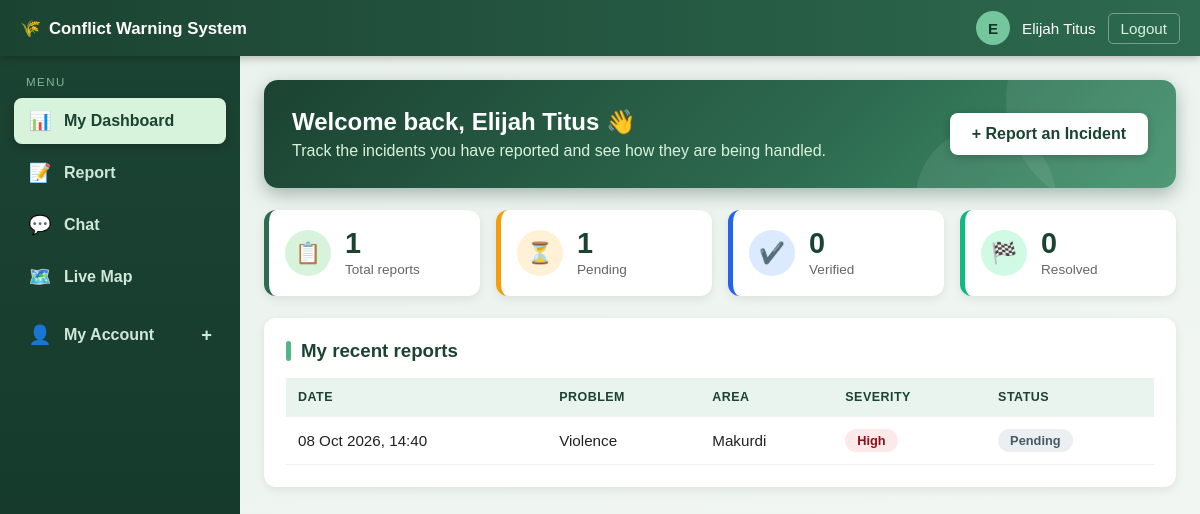
The app's page /user/dashboard.php (signed in), older data.
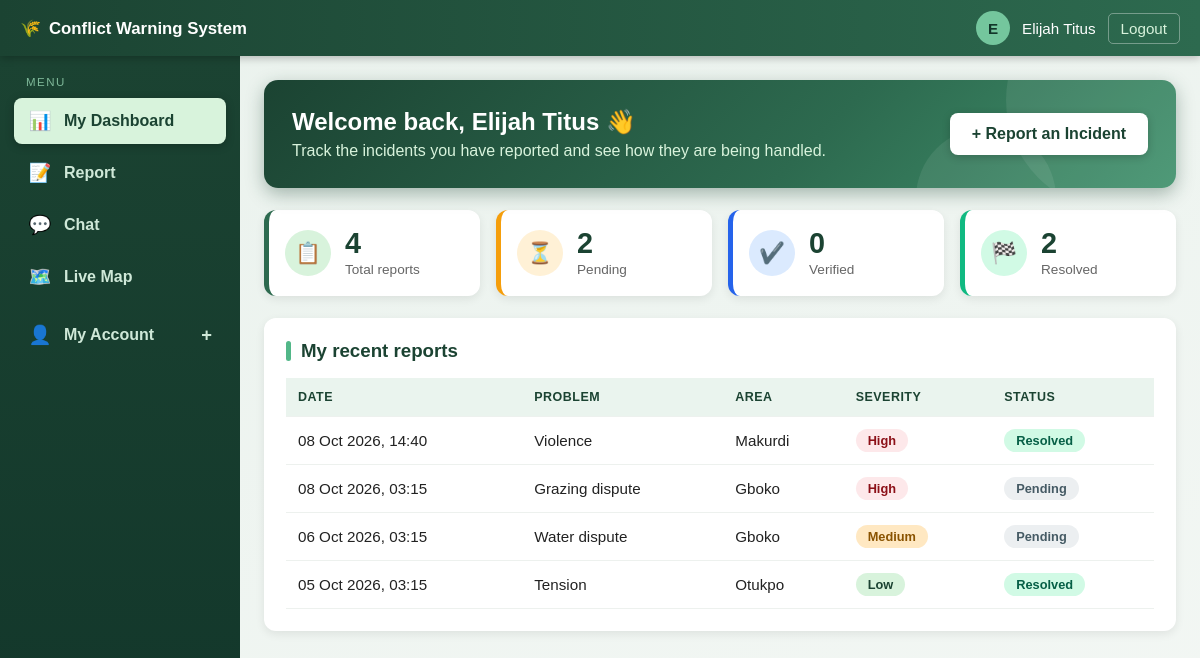
The same page, newer data.
### tables this page shows
CREATE TABLE `users` (
  `id` int(11) NOT NULL,
  `full_name` varchar(120) NOT NULL,
  `email` varchar(150) NOT NULL,
  `phone` varchar(20) NOT NULL,
  `password_hash` varchar(255) NOT NULL,
  `created_at` datetime DEFAULT current_timestamp()
);

CREATE TABLE `incidents` (
  `id` int(11) NOT NULL,
  `incident_type` enum('crop_damage','grazing_dispute','water_dispute','violence','tension') NOT NULL,
  `severity` tinyint(4) NOT NULL,
  `description` text DEFAULT NULL,
  `lga` varchar(100) NOT NULL,
  `latitude` decimal(9,6) NOT NULL,
  `longitude` decimal(9,6) NOT NULL,
  `status` enum('reported','verified','resolved') DEFAULT 'reported',
  `reported_at` datetime DEFAULT current_timestamp(),
  `user_id` int(11) DEFAULT NULL
);

### user/dashboard.php (the view, shortened to what this page needs)
<?php
require dirname(__DIR__) . '/includes/db.php';
$pageStyles = ['dashboard.css'];
$userId = (int)$_SESSION['user_id'];
$stmt = $pdo->prepare('SELECT full_name, email, phone, created_at FROM users WHERE id = ?');
$stmt->execute([$userId]);
$user = $stmt->fetch();
$stmt = $pdo->prepare(
    "SELECT COUNT(*)                  AS total,
            SUM(status = 'reported')  AS pending,
            SUM(status = 'verified')  AS verified,
            SUM(status = 'resolved')  AS resolved
     FROM incidents
     WHERE user_id = ?"
);
$stmt->execute([$userId]);
$counts = $stmt->fetch();
$stmt = $pdo->prepare(
    'SELECT incident_type, severity, lga, status, reported_at
     FROM incidents
     WHERE user_id = ?
     ORDER BY reported_at DESC
     LIMIT 10'
);
$stmt->execute([$userId]);
$reports = $stmt->fetchAll();
$severityLabels = [1 => 'Low', 2 => 'Medium', 3 => 'High'];
$statusLabels   = ['reported' => 'Pending', 'verified' => 'Verified', 'resolved' => 'Resolved'];
require dirname(__DIR__) . '/includes/user_header.php';
?>
<div class="dash-container">
    <section class="dash-welcome">
        <div>
            <h2>Welcome back, <?= htmlspecialchars($user['full_name']) ?> 👋</h2>
            <p>Track the incidents you have reported and see how they are being handled.</p>
        </div>
        <a href="report.php" class="btn-light">+ Report an Incident</a>
    </section>
    <section class="dash-stats">
        <div class="dash-stat stat-total">
            <span class="stat-icon">📋</span>
            <div>
                <span class="dash-number"><?= (int)$counts['total'] ?></span>
                <span class="dash-label">Total reports</span>
            </div>
        </div>
        <div class="dash-stat stat-pending">
            <span class="stat-icon">⏳</span>
            <div>
                <span class="dash-number"><?= (int)$counts['pending'] ?></span>
                <span class="dash-label">Pending</span>
            </div>
        </div>
        <div class="dash-stat stat-verified">
            <span class="stat-icon">✔️</span>
            <div>
                <span class="dash-number"><?= (int)$counts['verified'] ?></span>
                <span class="dash-label">Verified</span>
            </div>
        </div>
        <div class="dash-stat stat-resolved">
            <span class="stat-icon">🏁</span>
            <div>
                <span class="dash-number"><?= (int)$counts['resolved'] ?></span>
                <span class="dash-label">Resolved</span>
            </div>
        </div>
    </section>
    <section class="dash-card">
        <h3>My recent reports</h3>
        <?php if (!$reports): ?>
            <p class="dash-empty">
                <span class="empty-icon">🌱</span>
                You have not reported anything yet.<br>
                Use <strong>Report</strong> in the sidebar to submit your first case.
            </p>
        <?php else: ?>
            <div class="table-wrap">
                <table class="dash-table">
                    <thead>
                        <tr>
                            <th>Date</th>
                            <th>Problem</th>
                            <th>Area</th>
                            <th>Severity</th>
                            <th>Status</th>
                        </tr>
                    </thead>
                    <tbody>
                        <?php foreach ($reports as $r): ?>
                            <tr>
                                <td><?= htmlspecialchars(date('d M Y, H:i', strtotime($r['reported_at']))) ?></td>
                                <td><?= htmlspecialchars(ucfirst(str_replace('_', ' ', $r['incident_type']))) ?></td>
                                <td><?= htmlspecialchars($r['lga']) ?></td>
                                <td>
                                    <span class="badge badge-sev-<?= (int)$r['severity'] ?>">
                                        <?= $severityLabels[$r['severity']] ?? '-' ?>
                                    </span>
                                </td>
                                <td>
                                    <span class="badge badge-<?= htmlspecialchars($r['status']) ?>">
                                        <?= $statusLabels[$r['status']] ?? '-' ?>
                                    </span>
                                </td>
                            </tr>
                        <?php endforeach; ?>
                    </tbody>
                </table>
            </div>
        <?php endif; ?>
    </section>
</div>
<?php require dirname(__DIR__) . '/includes/user_footer.php'; ?>

### includes/user_header.php (shortened to what this page needs)
<?php
$pageStyles = $pageStyles ?? [];
$base = '../';
$currentPage = basename($_SERVER['PHP_SELF']);
?>
<!DOCTYPE html>
<html lang="en">
<head>
    <link rel="stylesheet" href="<?= $base ?>css/base.css">
    <link rel="stylesheet" href="<?= $base ?>css/sidebar.css">
    <?php foreach ($pageStyles as $style): ?>
        <link rel="stylesheet" href="<?= $base ?>css/<?= htmlspecialchars($style, ENT_QUOTES, 'UTF-8') ?>">
    <?php endforeach; ?>
</head>
<body class="user-body">
<header class="user-topbar">
    <span class="user-brand">Conflict Warning System</span>
<div class="user-topbar-right">
    <span class="user-avatar"><?= htmlspecialchars(mb_strtoupper(mb_substr($_SESSION['name'], 0, 1)), ENT_QUOTES, 'UTF-8') ?></span>
    <span class="user-name"><?= htmlspecialchars($_SESSION['name'], ENT_QUOTES, 'UTF-8') ?></span>
    <a href="../Pages/logout.php">Logout</a>
</div>
</header>
<div class="user-layout">
    <aside class="sidebar">
<nav>
    <p class="sidebar-label">Menu</p>
    <a href="dashboard.php" class="<?= $currentPage === 'dashboard.php' ? 'active' : '' ?>">
        <span class="nav-icon">📊</span> My Dashboard
    </a>
    <a href="report.php" class="<?= $currentPage === 'report.php' || $currentPage === 'submit_report.php' ? 'active' : '' ?>">
        <span class="nav-icon">📝</span> Report
    </a>
    <a href="chat.php" class="<?= $currentPage === 'chat.php' ? 'active' : '' ?>">
        <span class="nav-icon">💬</span> Chat
    </a>
    <a href="map.php" class="<?= $currentPage === 'map.php' ? 'active' : '' ?>">
        <span class="nav-icon">🗺️</span> Live Map
    </a>
</nav>
<?php if (isset($user) && is_array($user)): ?>
    <details class="sidebar-account">
        <summary>
            <span class="nav-icon">👤</span> My Account
        </summary>
    </details>
<?php endif; ?>
    </aside>
    <main class="user-main">

### includes/user_footer.php (shortened to what this page needs)
    </main>
</div>
</body>
</html>

### css/base.css (style rules this page uses)
* { box-sizing: border-box; }
body { margin: 0; font-family: Arial, Helvetica, sans-serif; background: #f4f6f8; color: #222; }

### css/sidebar.css (style rules this page uses)
.user-body { background: linear-gradient(160deg, #eaf2ed 0%, #f3f7f4 100%); background-attachment: fixed; }
.user-topbar { position: sticky; top: 0; z-index: 2000; height: 56px; background: linear-gradient(90deg, #1b4332, #2d6a4f); color: #fff; padding: 0 20px; display: flex; align-items: center; justify-content: space-between; box-shadow: 0 2px 8px rgba(0, 0, 0, 0.25); }
.user-brand { font-weight: bold; font-size: 1.05rem; }
.user-brand::before { content: "\1F33E"; margin-right: 8px; }
.user-topbar-right { display: flex; align-items: center; gap: 12px; font-size: 0.95rem; }
.user-avatar { width: 34px; height: 34px; border-radius: 50%; background: #74c69d; color: #12362a; font-weight: bold; display: flex; align-items: center; justify-content: center; }
.user-topbar-right a { color: #d8f3dc; text-decoration: none; padding: 6px 12px; border-radius: 5px; border: 1px solid rgba(255, 255, 255, 0.35); }
.user-layout { display: flex; min-height: calc(100vh - 56px); }
.sidebar { width: 240px; flex-shrink: 0; background: linear-gradient(180deg, #1b4332 0%, #12362a 100%); padding: 20px 14px; position: sticky; top: 56px; align-self: flex-start; height: calc(100vh - 56px); overflow-y: auto; }
.sidebar-label { margin: 0 0 10px 12px; font-size: 0.72rem; letter-spacing: 1.5px; text-transform: uppercase; color: #7fb99a; }
.sidebar a { display: flex; align-items: center; gap: 12px; padding: 12px 14px; margin-bottom: 6px; border-radius: 8px; color: #cfe8d8; text-decoration: none; font-weight: bold; transition: background 0.15s, transform 0.15s; }
.sidebar a.active { background: #d8f3dc; color: #1b4332; box-shadow: 0 2px 8px rgba(0, 0, 0, 0.25); }
.sidebar-account { margin-top: 12px; }
.sidebar-account summary { display: flex; align-items: center; gap: 12px; padding: 12px 14px; border-radius: 8px; color: #cfe8d8; font-weight: bold; cursor: pointer; list-style: none; }
.sidebar-account summary::after { content: "+"; margin-left: auto; font-size: 1.15rem; }
.nav-icon { font-size: 1.15rem; width: 24px; text-align: center; }
.user-main { flex: 1; min-width: 0; padding: 24px; }

Row changes from the older to the newer data that the page shows:
changed incidents "08 Oct 2026, 14:40": status "Pending" → "Resolved"
added incidents: reported_at "08 Oct 2026, 03:15", incident_type "Grazing dispute", lga "Gboko", severity "High", status "Pending"
added incidents: reported_at "06 Oct 2026, 03:15", incident_type "Water dispute", lga "Gboko", severity "Medium", status "Pending"
added incidents: reported_at "05 Oct 2026, 03:15", incident_type "Tension", lga "Otukpo", severity "Low", status "Resolved"
Text that changed along with them:
$counts['total']: "1" → "4"
$counts['pending']: "1" → "2"
$counts['resolved']: "0" → "2"
